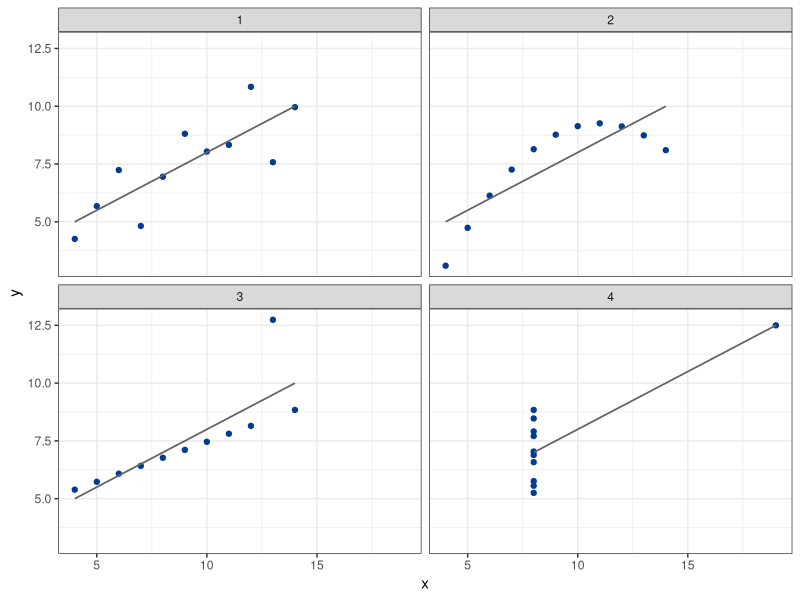

Here is the R script that generated this plot:
## ---- chunk 1
# Bundle of packages for doing modern data analysis.
library(tidyverse)
## ---- chunk 2
plot <- anscombe %>%
  pivot_longer(
    everything(),
    names_to = c(".value", "dataset"), names_pattern = "(.)(.)"
    ) %>%
  ggplot(aes(x, y))+
  geom_point(colour="#003c8f", fill="#003c8f", pch=21) +
  stat_smooth(method=lm, se=FALSE, size=0.6, colour="#636363")+
  facet_wrap(~dataset, nrow=2)+
  theme_bw()

print(plot)
